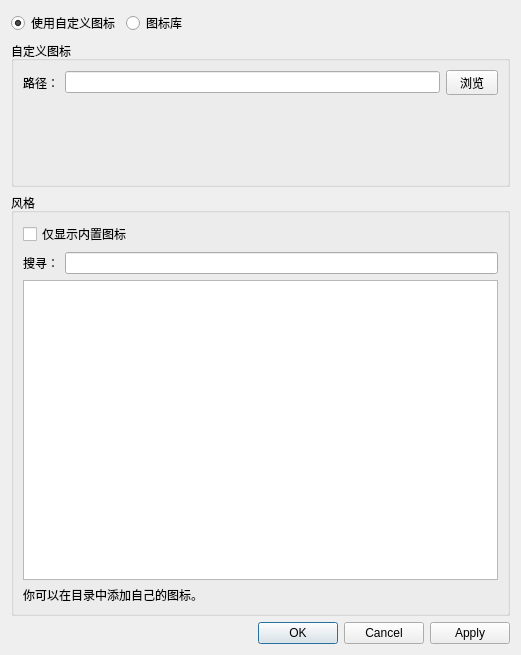
<?xml version="1.0" encoding="UTF-8"?>
<ui version="4.0">
 <class>SymbolSelectionDialog</class>
 <widget class="QDialog" name="SymbolSelectionDialog">
  <property name="geometry">
   <rect>
    <x>0</x>
    <y>0</y>
    <width>521</width>
    <height>655</height>
   </rect>
  </property>
  <property name="windowTitle">
   <string>图标的选择</string>
  </property>
  <property name="modal">
   <bool>true</bool>
  </property>
  <layout class="QVBoxLayout" name="verticalLayout_2">
   <item>
    <layout class="QHBoxLayout" name="horizontalLayout_2">
     <item>
      <widget class="QRadioButton" name="uiCustomSymbolRadioButton">
       <property name="text">
        <string>使用自定义图标</string>
       </property>
       <property name="checked">
        <bool>true</bool>
       </property>
      </widget>
     </item>
     <item>
      <widget class="QRadioButton" name="uiBuiltInSymbolRadioButton">
       <property name="text">
        <string>图标库</string>
       </property>
      </widget>
     </item>
     <item>
      <spacer name="horizontalSpacer_2">
       <property name="orientation">
        <enum>Qt::Horizontal</enum>
       </property>
       <property name="sizeHint" stdset="0">
        <size>
         <width>40</width>
         <height>20</height>
        </size>
       </property>
      </spacer>
     </item>
    </layout>
   </item>
   <item>
    <widget class="QGroupBox" name="uiCustomSymbolGroupBox">
     <property name="title">
      <string>自定义图标</string>
     </property>
     <layout class="QGridLayout" name="gridLayout">
      <item row="0" column="0">
       <widget class="QLabel" name="uiSymbolLabel">
        <property name="text">
         <string>路径：</string>
        </property>
       </widget>
      </item>
      <item row="0" column="1">
       <layout class="QHBoxLayout" name="horizontalLayout_7">
        <item>
         <widget class="QLineEdit" name="uiSymbolLineEdit"/>
        </item>
        <item>
         <widget class="QToolButton" name="uiSymbolToolButton">
          <property name="text">
           <string>  浏览  </string>
          </property>
          <property name="toolButtonStyle">
           <enum>Qt::ToolButtonTextOnly</enum>
          </property>
         </widget>
        </item>
       </layout>
      </item>
      <item row="1" column="1">
       <spacer name="verticalSpacer">
        <property name="orientation">
         <enum>Qt::Vertical</enum>
        </property>
        <property name="sizeHint" stdset="0">
         <size>
          <width>20</width>
          <height>40</height>
         </size>
        </property>
       </spacer>
      </item>
     </layout>
    </widget>
   </item>
   <item>
    <widget class="QGroupBox" name="uiBuiltInGroupBox">
     <property name="title">
      <string>风格</string>
     </property>
     <layout class="QVBoxLayout" name="verticalLayout">
      <item>
       <widget class="QCheckBox" name="uiBuiltinSymbolOnlyCheckBox">
        <property name="text">
         <string>仅显示内置图标</string>
        </property>
       </widget>
      </item>
      <item>
       <layout class="QHBoxLayout" name="horizontalLayout_3">
        <item>
         <widget class="QLabel" name="uiSearchLabel">
          <property name="text">
           <string>搜寻：</string>
          </property>
         </widget>
        </item>
        <item>
         <widget class="QLineEdit" name="uiSearchLineEdit"/>
        </item>
       </layout>
      </item>
      <item>
       <widget class="QListWidget" name="uiSymbolListWidget">
        <property name="minimumSize">
         <size>
          <width>0</width>
          <height>300</height>
         </size>
        </property>
       </widget>
      </item>
      <item>
       <widget class="QLabel" name="label">
        <property name="text">
         <string>你可以在目录中添加自己的图标。</string>
        </property>
       </widget>
      </item>
     </layout>
    </widget>
   </item>
   <item>
    <layout class="QHBoxLayout" name="horizontalLayout">
     <item>
      <spacer name="horizontalSpacer">
       <property name="orientation">
        <enum>Qt::Horizontal</enum>
       </property>
       <property name="sizeHint" stdset="0">
        <size>
         <width>40</width>
         <height>20</height>
        </size>
       </property>
      </spacer>
     </item>
     <item>
      <widget class="QDialogButtonBox" name="uiButtonBox">
       <property name="orientation">
        <enum>Qt::Horizontal</enum>
       </property>
       <property name="standardButtons">
        <set>QDialogButtonBox::Apply|QDialogButtonBox::Cancel|QDialogButtonBox::Ok</set>
       </property>
      </widget>
     </item>
    </layout>
   </item>
  </layout>
  <zorder>uiBuiltInGroupBox</zorder>
  <zorder>uiCustomSymbolGroupBox</zorder>
 </widget>
 <resources>
  <include location="../../resources/resources.qrc"/>
 </resources>
 <connections>
  <connection>
   <sender>uiButtonBox</sender>
   <signal>accepted()</signal>
   <receiver>SymbolSelectionDialog</receiver>
   <slot>accept()</slot>
   <hints>
    <hint type="sourcelabel">
     <x>248</x>
     <y>254</y>
    </hint>
    <hint type="destinationlabel">
     <x>157</x>
     <y>274</y>
    </hint>
   </hints>
  </connection>
  <connection>
   <sender>uiButtonBox</sender>
   <signal>rejected()</signal>
   <receiver>SymbolSelectionDialog</receiver>
   <slot>reject()</slot>
   <hints>
    <hint type="sourcelabel">
     <x>316</x>
     <y>260</y>
    </hint>
    <hint type="destinationlabel">
     <x>286</x>
     <y>274</y>
    </hint>
   </hints>
  </connection>
 </connections>
</ui>
